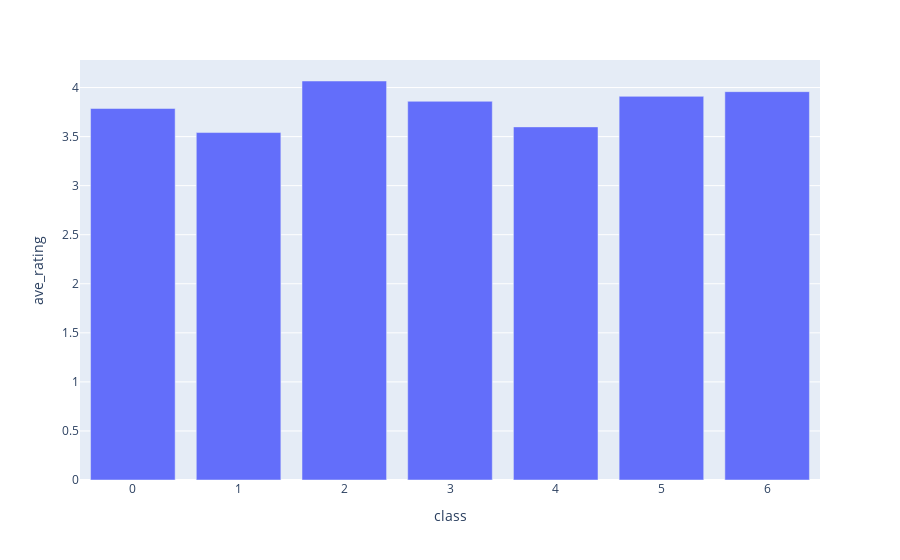

The code cell stored with this chart in its notebook:
### Code cell
fig = px.bar(bar_df, x="class", y="ave_rating")
fig.show()

### Figure 1 — Plotly figure (JSON) as saved in the notebook; plotly's stock layout.template omitted (floating-point values rounded to 4 significant figures)
{"data": [{"alignmentgroup": "True", "hovertemplate": "class=%{x}<br>ave_rating=%{y}<extra></extra>", "legendgroup": "", "marker": {"color": "#636efa", "pattern": {"shape": ""}}, "name": "", "offsetgroup": "", "orientation": "v", "showlegend": false, "textposition": "auto", "type": "bar", "x": [0, 1, 2, 3, 4, 5, 6], "xaxis": "x", "y": [3.786, 3.541, 4.067, 3.86, 3.599, 3.91, 3.958], "yaxis": "y"}], "layout": {"barmode": "relative", "legend": {"tracegroupgap": 0}, "margin": {"t": 60}, "xaxis": {"anchor": "y", "domain": [0, 1], "title": {"text": "class"}}, "yaxis": {"anchor": "x", "domain": [0, 1], "title": {"text": "ave_rating"}}}}
